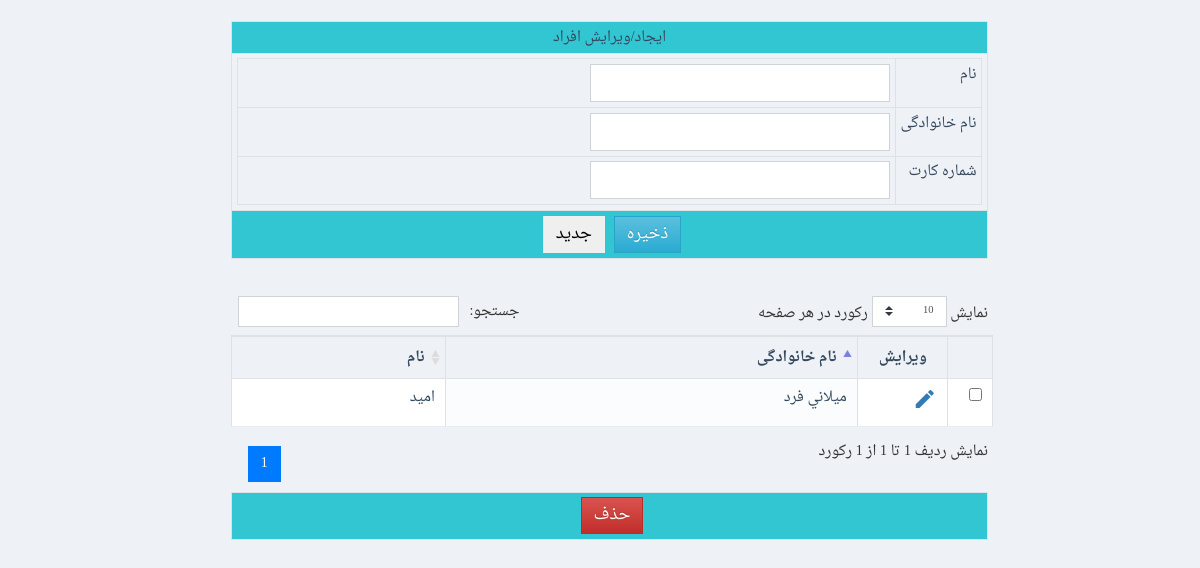
Before: /www/sadaf/Managepersons.php (signed in) with the older database file.
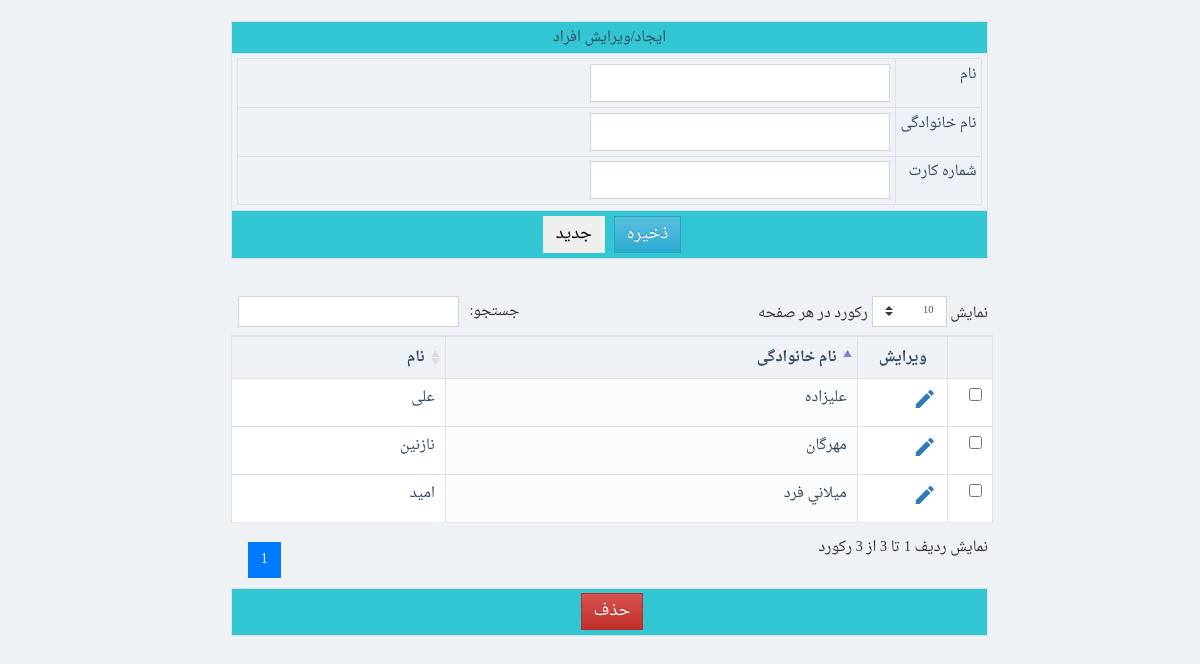
After: the same page with the newer database file.
### tables this page shows
CREATE TABLE `persons` (
  `PersonID` int(11) NOT NULL AUTO_INCREMENT,
  `pfname` varchar(45) DEFAULT NULL,
  `plname` varchar(45) DEFAULT NULL,
  `CardNumber` varchar(45) DEFAULT NULL,
  PRIMARY KEY (`PersonID`)
);

### www/shares/pdodb.class.php (called while the page is built, shortened)
<?php
class pdodb {
  private $dsn;
  private $pdo;
  private $statement;
  static  $pdoinstance = false;
  private function __construct($_host = "", $_user = "", $_pass = "", $_default_db = "",$_driver="",$debug=self::DEBUG_MODE) {
    $this->dsn = "mysql:dbname=$_default_db;host=$_host";
  }
  public static function getInstance($_host = "", $_user = "", $_pass = "", $_default_db = "",$_driver="") {
    if ("" == $_driver)      $_driver = sys_config::$db_server['driver'];
    if ("" == $_host)        $_host = sys_config::$db_server['host'];
    if ("" == $_user)        $_user = sys_config::$db_server['user'];
    if ("" == $_pass)        $_pass = sys_config::$db_server['pass'];
    if ("" == $_default_db)  $_default_db = sys_config::$db_server['database'];
    if (!@pdodb::$pdoinstance[$_host.$_user.$_default_db]) {
      pdodb::$pdoinstance[$_host.$_user.$_default_db] = new pdodb($_host,$_user,$_pass,$_default_db,$_driver);
    }
    return pdodb::$pdoinstance[$_host.$_user.$_default_db];
  }
  private function connect($_driver = "", $_host = "", $_user = "", $_pass = "", $_default_db = "",$debug=self::DEBUG_MODE) {
    try{
      $this->pdo = new pdo($this->dsn , $_user , $_pass, array(PDO::MYSQL_ATTR_INIT_COMMAND =>  "SET NAMES utf8") );
      return $this->pdo;
    }
    catch (PDOException $e) {
      print (self::PDO_CONNECTION_ERROR);
      print ($e->getMessage());
      if ($debug) $this->backtrace();
      exit();
    }
  }
  function Prepare($sqlstr,$debug=self::DEBUG_MODE) {
    $this->statement = $this->pdo->prepare($sqlstr);
   	$error_info = $this->pdo->errorInfo();
    return $this->statement;
  }
  function ExecuteStatement($parameter_array,$fetch_mode=PDO::FETCH_ASSOC,$debug=self::DEBUG_MODE) {
    $this->statement->setFetchMode($fetch_mode);
    $this->statement->execute($parameter_array);
    $error_info = $this->statement->errorInfo();
    return $this->statement;
 }
  function Execute($sqlstr,$fetch_mode=PDO::FETCH_ASSOC,$debug=self::DEBUG_MODE) {
    $trans = array(self::ARABIC_YA => self::PERSIAN_YA , self::ARABIC_KAF => self::PERSIAN_KAF);
    $this->statement = $this->pdo->query(strtr($sqlstr,$trans));
    return $this->statement;
  }
}
?>

### www/sadaf/classes/persons.class.php (called while the page is built, shortened)
<?php
class manage_persons
{
	static function GetList($FromRec, $NumberOfRec, $OrderByFieldName, $OrderType)
	{
		if(strtoupper($OrderType)!="ASC" && strtoupper($OrderType)!="DESC")
			$OrderType = "";
		$mysql = pdodb::getInstance();
		$k=0;
		$ret = array();
		$query = "select persons.PersonID
				,persons.pfname
				,persons.plname
				,persons.CardNumber
				from sadaf.persons  ";
		$query .= " order by ".$OrderByFieldName." ".$OrderType." ";
		$query .= " limit ".$FromRec.",".$NumberOfRec." ";
		$mysql->Prepare($query);
		$res = $mysql->ExecuteStatement(array());
		while($rec=$res->fetch())
		{
			$ret[$k] = new be_persons();
			$ret[$k]->PersonID=$rec["PersonID"];
			$ret[$k]->pfname=$rec["pfname"];
			$ret[$k]->plname=$rec["plname"];
			$ret[$k]->CardNumber=$rec["CardNumber"];
			$k++;
		}
		return $ret;
	}
}
?>

### www/sadaf/Managepersons.php (the view, shortened to what the changed rows need)
<?php
include("classes/persons.class.php");
?>
<?php
$res = manage_persons::GetList(0, 1000, "PersonID", "");
?>
<form id="ListForm" name="ListForm" method="post">
<div class="row">
<div class="col-2" ></div>
<div class="col-8" >
<br><table id="PersonList" class="table table-sm table-stripped table-bordered">
<thead>
	<th>&nbsp;</th>
	<th>ویرایش</th>
	<th>نام خانوادگی</th>
	<th>نام</th>
</thead>
<tbody>
<?
for($k=0; $k<count($res); $k++)
{
	echo "<tr>";
	echo "<td>";
	echo "<input type=\"checkbox\" name=\"ch_".$res[$k]->PersonID."\">";
	echo "</td>";
	echo "	<td><a href=\"Managepersons.php?UpdateID=".$res[$k]->PersonID."\"><i class=\"material-icons\" data-toggle=\"tooltip\" data-placement=\"top\" title=\"ویرایش\">edit</i></a></td>";
	echo "	<td>".htmlentities($res[$k]->plname, ENT_QUOTES, 'UTF-8')."</td>";
	echo "	<td>".htmlentities($res[$k]->pfname, ENT_QUOTES, 'UTF-8')."</td>";
	echo "</tr>";
}
?>
</tbody>
</table>
<table class="table table-sm table-bordered">
<tr class="FooterOfTable">
</tr>
</table>
</div>
<div class="col-2" ></div>
</div>
</form>
</html>

Changed rows visible on the page:
added persons: plname "مهرگان", pfname "نازنین"
added persons: plname "علیزاده", pfname "علی"
Other visible differences:
text written by a page script: "نمایش رکورد در هر صفحه جستجو: نمایش ردیف 1 تا 1 از 1 رکورد 1" → "نمایش رکورد در هر صفحه جستجو: نمایش ردیف 1 تا 3 از 3 رکورد 1"
